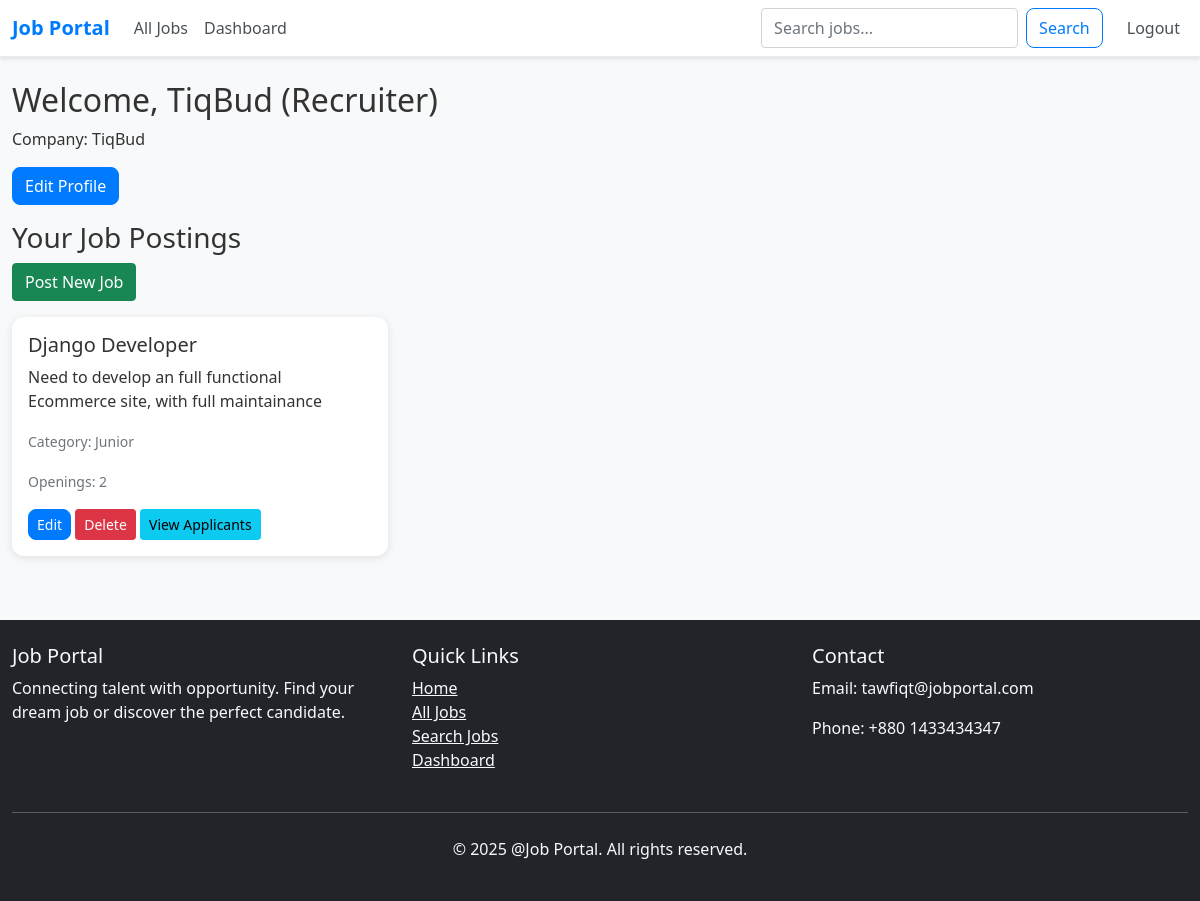
The page /dashboard/ (signed in) on the database its author committed.
### jobApp/models.py (models this page shows, shortened)
class User(AbstractUser):
    USER_TYPE_CHOICES = (
        ('recruiter', 'Recruiter'),
        ('jobseeker', 'Job Seeker'),
    )
    display_name = models.CharField(max_length=100)
    user_type = models.CharField(max_length=20, choices=USER_TYPE_CHOICES)
    groups = models.ManyToManyField(Group, related_name='jobapp_user', blank=True)
    user_permissions = models.ManyToManyField(Permission, related_name='jobapp_user_permission', blank=True)

class RecruiterProfile(models.Model):
    user = models.OneToOneField(User, on_delete=models.CASCADE)
    company_name = models.CharField(max_length=200)
    company_description = models.TextField()
    company_website = models.URLField(blank=True, null=True)
    email = models.EmailField(blank=True, null=True)
    phone = models.CharField(max_length=20, blank=True, null=True)

class Job(models.Model):
    CATEGORY_CHOICES = (
        ('intern', 'Intern'),
        ('junior', 'Junior'),
        ('senior', 'Senior'),
        ('lead', 'Lead'),
        ('manager', 'Manager'),
        ('other', 'Other'),
    )
    recruiter = models.ForeignKey(User, on_delete=models.CASCADE)
    title = models.CharField(max_length=200)
    number_of_openings = models.IntegerField()
    category = models.CharField(max_length=100, choices=CATEGORY_CHOICES, default='junior')
    job_description = models.TextField()
    skills_required = models.TextField()
    location = models.CharField(max_length=100, blank=True, null=True)
    salary = models.CharField(max_length=100, blank=True, null=True)
    created_at = models.DateTimeField(auto_now_add=True)

### jobApp/views.py (the view, shortened to what this page needs)
# urls.py: path('dashboard/', dashboard, name='dashboard'),
@login_required
def dashboard(request):
    if request.user.user_type == 'recruiter':
        profile = RecruiterProfile.objects.get(user=request.user)
        jobs = Job.objects.filter(recruiter=request.user)
        total_jobs = jobs.count()
        total_applications = JobApplication.objects.filter(job__recruiter=request.user).count()
        pending_applications = JobApplication.objects.filter(job__recruiter=request.user, status='pending').count()
        accepted_applications = JobApplication.objects.filter(job__recruiter=request.user, status='accepted').count()
        return render(request, 'recruiter_dashboard.html', {
            'profile': profile,
            'jobs': jobs,
            'total_jobs': total_jobs,
            'total_applications': total_applications,
            'pending_applications': pending_applications,
            'accepted_applications': accepted_applications
        })

### templates/recruiter_dashboard.html (shortened to what this page needs)
{% extends 'base.html' %}
{% block content %}
<h2>Welcome, {{ user.display_name }} (Recruiter)</h2>
<p>Company: {{ profile.company_name }}</p>
<a href="{% url 'edit_recruiter_profile' %}" class="btn btn-primary mb-3">Edit Profile</a>
<h3>Your Job Postings</h3>
<a href="{% url 'post_job' %}" class="btn btn-success mb-3">Post New Job</a>
{% if jobs %}
    <div class="row">
        {% for job in jobs %}
            <div class="col-md-4 mb-3">
                <div class="card">
                    <div class="card-body">
                        <h5 class="card-title">{{ job.title }}</h5>
                        <p class="card-text">{{ job.job_description|truncatechars:100 }}</p>
                        <p class="card-text"><small class="text-muted">Category: {{ job.category }}</small></p>
                        <p class="card-text"><small class="text-muted">Openings: {{ job.number_of_openings }}</small></p>
                        <div class="mt-2">
                            <a href="{% url 'edit_job' job.id %}" class="btn btn-primary btn-sm">Edit</a>
                            <a href="{% url 'delete_job' job.id %}" class="btn btn-danger btn-sm">Delete</a>
                            <a href="{% url 'view_applicants' job.id %}" class="btn btn-info btn-sm">View Applicants</a>
                        </div>
                    </div>
                </div>
            </div>
        {% endfor %}
    </div>
{% else %}
    <p>No jobs posted yet.</p>
{% endif %}
{% endblock %}

### templates/base.html (style rules this page uses)
body { background-color: #f8f9fa; min-height: 100vh; font-family: 'Segoe UI', Tahoma, Geneva, Verdana, sans-serif; color: #333; }
.card { border: none; border-radius: 12px; box-shadow: 0 2px 8px rgba(0,0,0,0.1); transition: transform 0.2s ease-in-out; }
.btn-primary { background-color: #007bff; border-color: #007bff; border-radius: 8px; }

### rows shown on the page
User: display_name "TiqBud"
RecruiterProfile: company_name "TiqBud"
Job: title "Django Developer", job_description "Need to develop an full functional Ecommerce site, with full maintainance", category "Junior", number_of_openings "2"
